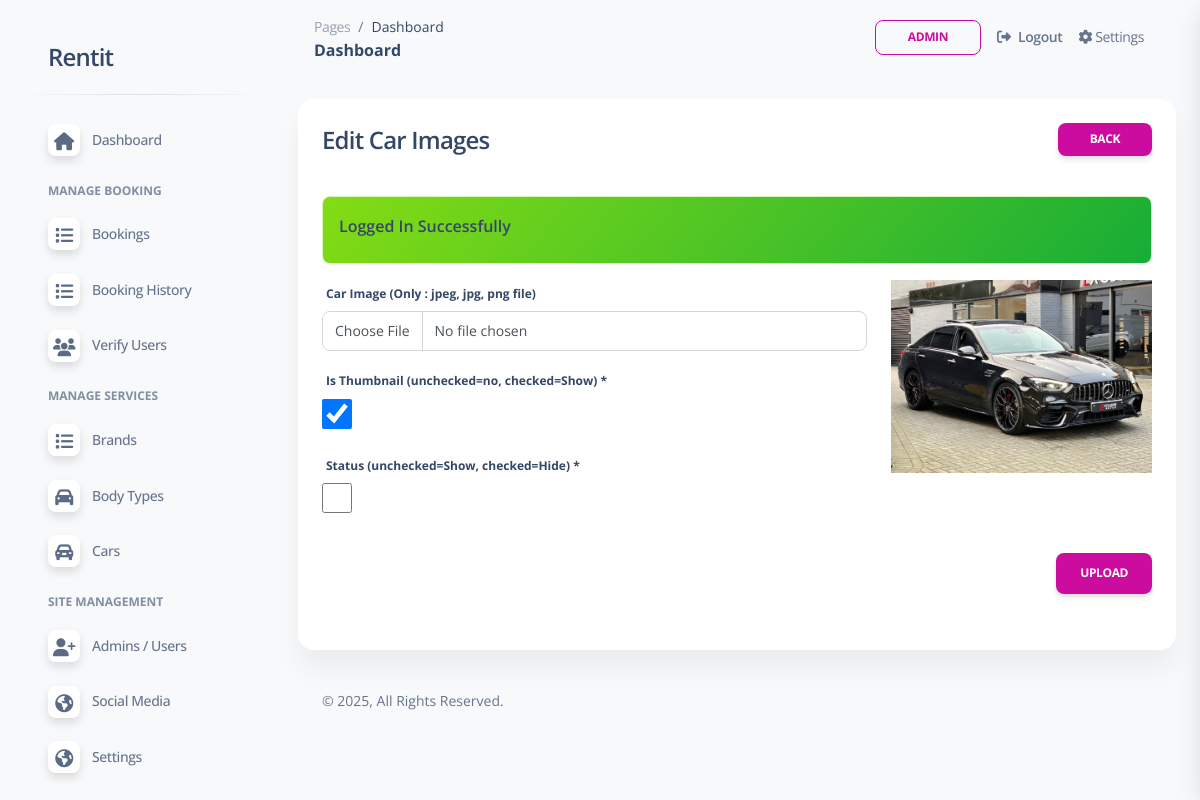
Page /admin/car-images-edit.php?id=1 (signed in) on the committed database.
### tables this page shows
CREATE TABLE `web_settings` (
  `id` int(11) UNSIGNED NOT NULL,
  `title` varchar(255) NOT NULL,
  `url` varchar(255) DEFAULT NULL,
  `description` varchar(1000) DEFAULT NULL,
  `logo` varchar(100) DEFAULT NULL,
  `address` varchar(500) DEFAULT NULL,
  `email1` varchar(100) DEFAULT NULL,
  `email2` varchar(100) DEFAULT NULL,
  `phone1` varchar(15) DEFAULT NULL,
  `phone2` varchar(15) DEFAULT NULL
);

CREATE TABLE `car_images` (
  `id` int(11) UNSIGNED NOT NULL,
  `car_id` int(11) NOT NULL,
  `image` varchar(200) NOT NULL,
  `is_thumbnail` tinyint(1) NOT NULL DEFAULT 0,
  `status` tinyint(1) NOT NULL DEFAULT 0
);

### admin/car-images-edit.php (the view, shortened to what this page needs)
<?php
include('includes/header.php');
$carImage = getById('car_images',checkParamId('id'));
?>
    <div class="row">
        <div class="col-12">
            <div class="card mb-4">
                <div class="card-header pb-0">
                    <h4>Edit Car Images
                        <a href="car-images.php?id=<?=$carImage['data']['car_id'];?>" class="btn btn-primary btn-sm float-end">Back</a>
                    </h4>
                </div>
                <div class="card-body">
                    <form action="code.php" method="POST" enctype="multipart/form-data">
                        <?php
                            if($carImage['status'] == 200){
                        ?>
                        <div class="row">
                            <div class="col-md-8 mb-3">
                                <div class="mb-3">
                                    <label>Car Image (Only : jpeg, jpg, png file)</label>
                                    <input type="file" name="image" class="form-control" />
                                </div>
                                <div class="mb-3">
                                    <label>Is Thumbnail (unchecked=no, checked=Show)  *</label>
                                    <br/>
                                    <input type="checkbox" style="width:30px;height:30px;" <?= $carImage['data']['is_thumbnail'] == true ? 'checked':''; ?> name="is_thumbnail" />
                                </div>
                                <div class="mb-3">
                                    <label>Status (unchecked=Show, checked=Hide)  *</label>
                                    <br/>
                                    <input type="checkbox" style="width:30px;height:30px;" <?= $carImage['data']['status'] == true ? 'checked':''; ?> name="status" />
                                </div>
                            </div>
                            <div class="col-md-4">
                                <?php if($carImage['data']['image'] != ''){ ?>
                                    <img src="<?= '../'.$carImage['data']['image']; ?>" class="w-100" alt="Brand" />
                                <?php }else{ echo "No Image"; } ?>
                            </div>
                        </div>
                        <div class="mb-3 text-end">
                            <button type="submit" name="updateImageUpload" class="btn btn-primary">Upload</button>
                        </div>
                        <?php
                            } else {
                                echo '<h5>'.$carImage['message'].'</h5>';
                            }
                        ?>
                    </form>
                </div>
            </div>
        </div>
    </div>
<?php include('includes/footer.php'); ?>

### admin/includes/sidebar.php (shortened to what this page needs)
<?php
$pageName = substr($_SERVER["SCRIPT_NAME"],strrpos($_SERVER["SCRIPT_NAME"],"/")+1);
?>
<aside class="sidenav navbar navbar-vertical navbar-expand-xs border-0 border-radius-xl my-3 fixed-start ms-3 " id="sidenav-main">
    <div class="sidenav-header">
      <a class="navbar-brand m-0" href="dashboard.php" target="_blank">
        <h4><?= webSetting('title') ?? 'Funda Services'; ?></h4>
      </a>
    </div>
    <hr class="horizontal dark mt-0">
    <div class="collapse navbar-collapse w-auto" id="sidenav-collapse-main">
      <ul class="navbar-nav">
        <li class="nav-item">
          <a class="nav-link
            <?= $pageName == "dashboard.php"?'active':'' ?>" href="dashboard.php">
            <div class="icon icon-shape icon-sm shadow border-radius-md bg-white text-center me-2 d-flex align-items-center justify-content-center">
                <i class="fa fa-home <?= $pageName == "dashboard.php"?'text-white':'text-dark' ?>   text-lg"></i>
            </div>
            <span class="nav-link-text ms-1">Dashboard</span>
          </a>
        </li>
        <li class="nav-item mt-3">
          <h6 class="ps-4 ms-2 text-uppercase text-xs font-weight-bolder opacity-6">Manage Booking</h6>
        </li>
        <li class="nav-item">
          <a class="nav-link  <?= $pageName == "bookings.php"?'active':'' ?>"  href="bookings.php">
            <div class="icon icon-shape icon-sm shadow border-radius-md bg-white text-center me-2 d-flex align-items-center justify-content-center">
                <i class="fa fa-list <?= $pageName == "bookings.php"?'text-white':'text-dark' ?>   text-lg"></i>
            </div>
            <span class="nav-link-text ms-1">Bookings</span>
          </a>
        </li>
        <li class="nav-item">
          <a class="nav-link <?= $pageName == "booking-history.php"?'active':'' ?>" href="booking-history.php">
            <div class="icon icon-shape icon-sm shadow border-radius-md bg-white text-center me-2 d-flex align-items-center justify-content-center">
                <i class="fa fa-list <?= $pageName == "booking-history.php"?'text-white':'text-dark' ?> text-lg"></i>
            </div>
            <span class="nav-link-text ms-1">Booking History</span>
          </a>
        </li>
        <li class="nav-item">
          <a class="nav-link <?= $pageName == "verify-users.php"?'active':'' ?>" href="verify-users.php">
            <div class="icon icon-shape icon-sm shadow border-radius-md bg-white text-center me-2 d-flex align-items-center justify-content-center">
                <i class="fa fa-users <?= $pageName == "verify-users.php"?'text-white':'text-dark' ?> text-lg"></i>
            </div>
            <span class="nav-link-text ms-1">Verify Users</span>
          </a>
        </li>
        <li class="nav-item mt-3">
          <h6 class="ps-4 ms-2 text-uppercase text-xs font-weight-bolder opacity-6">Manage Services</h6>
        </li>
        <li class="nav-item">
          <a class="nav-link <?= $pageName == "brands.php"?'active':'' ?>" href="brands.php">
            <div class="icon icon-shape icon-sm shadow border-radius-md bg-white text-center me-2 d-flex align-items-center justify-content-center">
                <i class="fa fa-list <?= $pageName == "brands.php"?'text-white':'text-dark' ?>   text-lg"></i>
            </div>
            <span class="nav-link-text ms-1">Brands</span>
          </a>
        </li>
        <li class="nav-item">
          <a class="nav-link
            <?= $pageName == "body-types.php"?'active':'' ?>"
            href="body-types.php">
            <div class="icon icon-shape icon-sm shadow border-radius-md bg-white text-center me-2 d-flex align-items-center justify-content-center">
                <i class="fa fa-car <?= $pageName == "body-types.php"?'text-white':'text-dark' ?>   text-lg"></i>
            </div>
            <span class="nav-link-text ms-1">Body Types</span>
          </a>
        </li>
        <li class="nav-item">
          <a class="nav-link <?= $pageName == "cars.php"?'active':'' ?>" href="cars.php">
            <div class="icon icon-shape icon-sm shadow border-radius-md bg-white text-center me-2 d-flex align-items-center justify-content-center">
                <i class="fa fa-car-alt <?= $pageName == "cars.php"?'text-white':'text-dark' ?>   text-lg"></i>
            </div>
            <span class="nav-link-text ms-1">Cars</span>
          </a>
        </li>
        <li class="nav-item mt-3">
          <h6 class="ps-4 ms-2 text-uppercase text-xs font-weight-bolder opacity-6">Site Management</h6>
        </li>
        <li class="nav-item">
          <a class="nav-link <?= $pageName == "users.php"?'active':'' ?>" href="users.php">
            <div class="icon icon-shape icon-sm shadow border-radius-md bg-white text-center me-2 d-flex align-items-center justify-content-center">
                <i class="fa fa-user-plus <?= $pageName == "users.php"?'text-white':'text-dark' ?>   text-lg"></i>
            </div>
            <span class="nav-link-text ms-1">Admins / Users</span>
          </a>
        </li>
        <li class="nav-item">
          <a class="nav-link <?= $pageName == "social-media.php"?'active':'' ?>" href="social-media.php">
            <div class="icon icon-shape icon-sm shadow border-radius-md bg-white text-center me-2 d-flex align-items-center justify-content-center">
                <i class="fa fa-globe <?= $pageName == "social-media.php"?'text-white':'text-dark' ?>   text-lg"></i>
            </div>
            <span class="nav-link-text ms-1">Social Media</span>
          </a>
        </li>
        <li class="nav-item">
          <a class="nav-link <?= $pageName == "settings.php"?'active':'' ?>"
          href="settings.php">
            <div class="icon icon-shape icon-sm shadow border-radius-md bg-white text-center me-2 d-flex align-items-center justify-content-center">
                <i class="fa fa-globe <?= $pageName == "settings.php"?'text-white':'text-dark' ?> text-lg" ></i>
            </div>
            <span class="nav-link-text ms-1">Settings</span>
          </a>
        </li>
      </ul>
    </div>
  </aside>

### admin/assets/css/nucleo-svg.css (style rules this page uses)
.icon { display: inline-block; color: #111111; height: 1em; width: 1em; }
.icon-sm { height: 0.8em; width: 0.8em; }
.icon { fill: currentColor; stroke: none; }

### rows in the picture
web_settings: title "Rentit"
car_images: is_thumbnail "☑", image (picture)

### other values in the picture
$_SESSION['loggedInUser']['name'] "ADMIN"
$_SESSION['status'] "Logged In Successfully"
